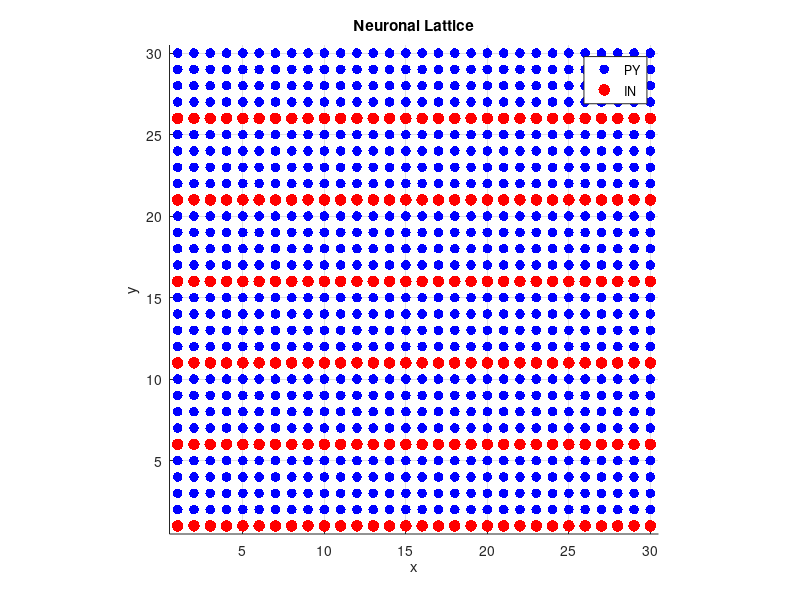
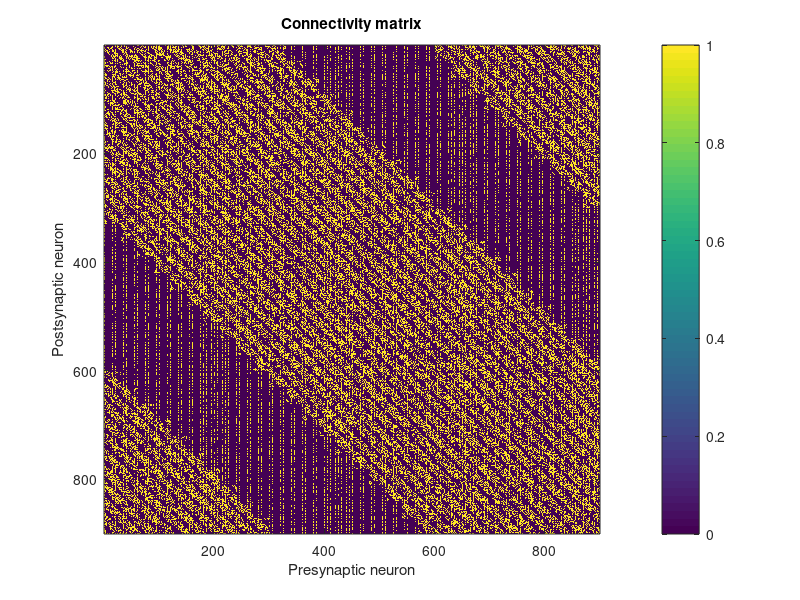

The MATLAB script that drew these images, in order: (Note: this script raises an error after producing the figures.)
clear;
clc;
close all;

%% ============================================================
%  NETWORK PARAMETERS
%  ============================================================

Nx = 30;
Ny = 30;

N = Nx * Ny;

rng(1);               % Fixed seed for random number generation

% External drives
vSTIM_PY = 200;
vSTIM_IN = 500;

% Neuron types
% 1 = PY
% 2 = IN

type = ones(N,1);
type(1:5:N) = 2;

PY = find(type == 1);
IN = find(type == 2);

NPY = length(PY);
NIN = length(IN);

fprintf('Total neurons: %d\n',N);
fprintf('PY neurons:     %d\n',NPY);
fprintf('IN neurons:     %d\n',NIN);


%% ============================================================
%  LATTICE
%  ============================================================

[xGrid,yGrid] = meshgrid(1:Nx,1:Ny);

x = xGrid(:);
y = yGrid(:);


%% Plot lattice

figure('Name','Lattice');

scatter(x(PY),y(PY),50,'b','filled');
hold on;

scatter(x(IN),y(IN),70,'r','filled');

xlabel('x');
ylabel('y');

title('Neuronal Lattice');

legend('PY','IN');

axis equal;
xlim([0.5 Nx+0.5]);
ylim([0.5 Ny+0.5]);

grid on;


%% ============================================================
%  CONNECTIVITY PARAMETERS
%  ============================================================

% Connection probabilities

p_PY_PY = 0.4;
p_PY_IN = 0.3;
p_IN_PY = 0.6;
p_IN_IN = 0.7;

% Spatial footprints

LF_PY_PY = 10;
LF_PY_IN = 10;
LF_IN_PY = 20;

% For IN -> IN the paper specifies probability,
% but does not give a separate footprint.
LF_IN_IN = 10;


%% ============================================================
%  CREATE CONNECTIVITY MATRIX
%  ============================================================

% C(post,pre) = 1 means:
%
%       pre  --->  post

C = zeros(N,N);

for pre = 1:N
    for post = 1:N
        % No self-connections
        if pre == post
            continue;
        end

        % Determine connection type
        if type(pre) == 1 && type(post) == 1
            % PY -> PY
            p = p_PY_PY;
            LF = LF_PY_PY;
        elseif type(pre) == 1 && type(post) == 2
            % PY -> IN
            p = p_PY_IN;
            LF = LF_PY_IN;
        elseif type(pre) == 2 && type(post) == 1
            % IN -> PY
            p = p_IN_PY;
            LF = LF_IN_PY;
        else
            % IN -> IN
            p = p_IN_IN;
            LF = LF_IN_IN;
        end


        % Check spatial footprint
        dx = abs(x(pre) - x(post));
        dx = min(dx, Nx - dx);           % wraparound

        dy = abs(y(pre) - y(post));
        dy = min(dy, Ny - dy);           % wraparound

        insideFootprint = (dx <= LF) && (dy <= LF);

        % Randomly create synapse
        if insideFootprint
            if rand < p
                C(post,pre) = 1;
            end
        end
    end
end

%C = zeros(N,N);

%% ============================================================
%  DISPLAY CONNECTIVITY
%  ============================================================

figure('Name','Connectivity matrix');

imagesc(C);

xlabel('Presynaptic neuron');
ylabel('Postsynaptic neuron');

title('Connectivity matrix');

colorbar;


%% ============================================================
%  NUMBER OF CONNECTIONS
%  ============================================================

fprintf('\nConnections:\n');

fprintf('PY -> PY: %d\n', sum(C(PY,PY),'all'));
fprintf('PY -> IN: %d\n', sum(C(IN,PY),'all'));
fprintf('IN -> PY: %d\n', sum(C(PY,IN),'all'));
fprintf('IN -> IN: %d\n',  sum(C(IN,IN),'all'));


%% ============================================================
%  INITIAL STATE VECTOR
%  ============================================================

nStatesIN = 11;
nStatesPY = 7;

g_GABA_IN = 0.5;
g_GABA_PY = 0.8;

% Parameters for Tsodyks-Markram + calcium/PV GABA release parameters (paper eqs. 13-18)
lambda_t = 0.03;
Ka = 0.2;
bt = 10;
c_rest = 0.05;
bt_vec = bt * ones(NIN,1);

% Initial conditions for IN neurons
V0 = -65;   % chosen resting potential [mV]

alpha_h = 0.07 * exp(-(V0 + 58) / 20);
beta_h  = 1 / (exp(-0.1 * (V0 + 28)) + 1);
h0 = alpha_h / (alpha_h + beta_h);

alpha_n = -0.01 * (V0 + 34) / (exp(-0.1 * (V0 + 34)) - 1);
beta_n  = 0.125 * exp(-(V0 + 44) / 80);
n0 = alpha_n / (alpha_n + beta_n);

Y_IN = [V0;         % Vm
      h0;           % h
      n0;           % n
      0;            % gAMPA   - no synapse active yet
      0;            % gNMDA_S - no synapse active yet
      0;            % gNMDA_F - no synapse active yet
      0;            % gGABA   - no synapse active yet
      1;            % X       - fraction of GABA resource "ready to release"
      0;            % Y       - fraction of GABA resource "actively being released" right now
      c_rest;       % c       - residual presynaptic calcium concentration
      0];           % b       - calcium bound to parvalbumin


% Initial conditions for IN neurons
Vm_rest = -70;
w_rest  = 0.5*(1 + tanh((Vm_rest + 2)  /21));
z_rest  = 1  /(1 + exp(-Vm_rest/5));
Y_PY = [Vm_rest;    % Vm
      w_rest;       % w
      z_rest;       % z
      0;            % gAMPA   - no synapse active yet
      0;            % gNMDA_S - no synapse active yet
      0;            % gNMDA_F - no synapse active yet
      0];           % gGABA   - no synapse active yet

%% Initializations
% ---- reorder connectivity to match Y's [PY block; IN block] layout ----
C_PYPY = C(PY,PY);   % PY - PY connections
C_INPY = C(PY,IN);   % PY - IN connections
C_PYIN = C(IN,PY);   % IN - PY connections
C_ININ = C(IN,IN);   % IN - IN connections

N_in_PYPY = max(sum(C_PYPY, 2), 1);   % PY inputs per PY
N_in_PYIN = max(sum(C_PYIN, 2), 1);   % PY inputs per IN
N_in_INPY = max(sum(C_INPY, 2), 1);   % IN inputs per PY
N_in_ININ = max(sum(C_ININ, 2), 1);   % IN inputs per IN

I_amp_PY = zeros(NPY,1);
I_amp_IN = zeros(NIN,1);

dt = 0.05;          
T_total = 1000;
nSteps = round(T_total/dt);

%% preallocations
Y = [repmat(Y_PY, NPY, 1); repmat(Y_IN, NIN, 1)];
Vidx_PY = 1:nStatesPY:nStatesPY*NPY;
Vidx_IN = nStatesPY*NPY+1 : nStatesIN : nStatesPY*NPY+nStatesIN*NIN;

Vprev = Y([Vidx_PY, Vidx_IN]);   % for threshold-crossing detection

spikeAMPA = false(NPY+NIN,1);
spikeGABA = false(NPY+NIN,1);

maxSpikesExpected = nSteps * 50; 
rasterT = zeros(maxSpikesExpected, 1);
rasterID = zeros(maxSpikesExpected, 1);
rasterCount = 0;

spikedPY = false(NPY,1);
spikedIN = false(NIN,1);

totalAsyncEventCount = 0;

% External drives probability calculation
p_ext_PY = 1 - exp(-vSTIM_PY * dt / 1000);
p_ext_IN = 1 - exp(-vSTIM_IN * dt / 1000);

g_EXT_PYPY = 0.25;    % paper's value, PY's external excitatory conductance
g_EXT_INPY = 0.003;   % paper's value, IN's external excitatory conductance
g_EXT_PYIN = 0.025;   % external inhibitory conductance onto PY (g~EXT^{PY<-IN})
g_EXT_ININ = 1e-4;    % external inhibitory conductance onto IN (g~EXT^{IN<-IN}


% trace states
Xidx_IN = 7*NPY+8 : nStatesIN : 7*NPY+nStatesIN*NIN;
Yidx_IN = 7*NPY+9 : nStatesIN : 7*NPY+nStatesIN*NIN;
cidx_IN = 7*NPY+10: nStatesIN : 7*NPY+nStatesIN*NIN;
bidx_IN = 7*NPY+11: nStatesIN : 7*NPY+nStatesIN*NIN;
gGABA_idx_PY = 7:7:7*NPY;
gGABA_idx_IN = 7*NPY+7 : nStatesIN : 7*NPY+nStatesIN*NIN;
gNMDAs_idx_PY = 5:7:7*NPY;  gNMDAf_idx_PY = 6:7:7*NPY;

%% preparation for state and parameter tracking
LFP = zeros(nSteps,1);

gAMPA_idx_PY  = 4:7:7*NPY;
gAMPA_idx_IN  = 7*NPY+4 : nStatesIN : 7*NPY+nStatesIN*NIN;
gGABA_all_trace = zeros(nSteps,1);
Vm_trace = zeros(nSteps, NPY+NIN);

h = waitbar(0, 'Processing...');
for k = 1:nSteps
    
    % -------------1. Spiking probabilities -------------
    t = k*dt;
    extSpikePY = rand(NPY,1) < p_ext_PY;
    extSpikeIN = rand(NIN,1) < p_ext_IN;
    extGabaPY = rand(NPY,1) < p_ext_PY;   
    extGabaIN = rand(NIN,1) < p_ext_IN;   
        
    Yrel = Y(Yidx_IN);  
    arrivedAMPA_PY = (C_PYPY * spikedPY);
    arrivedAMPA_IN = (C_PYIN * spikedPY);
    gGABA_source_PY = g_GABA_PY * (C_INPY * Yrel);
    gGABA_source_IN = g_GABA_IN * (C_ININ * Yrel);
        
    % probability of asynchronus gaba spiking   
    c_prev = Y(cidx_IN);  
    lam = lambda_t .* (c_prev.^4) ./ (c_prev.^4 + Ka.^4);
    asyncEvent = 0.01 * rand(NIN,1) < (1 - exp(-lam.*dt));
    
    % -------------2. R4K implementation ----------------
    k1 = compute_step(t,        Y,           NPY, NIN, arrivedAMPA_PY, arrivedAMPA_IN, gGABA_source_PY, gGABA_source_IN, extSpikePY, extGabaPY, extSpikeIN, extGabaIN, dt, bt_vec, spikedIN,asyncEvent);
    k2 = compute_step(t + dt/2, Y + dt/2*k1, NPY, NIN, arrivedAMPA_PY, arrivedAMPA_IN, gGABA_source_PY, gGABA_source_IN, extSpikePY, extGabaPY, extSpikeIN, extGabaIN, dt, bt_vec, spikedIN,asyncEvent);
    k3 = compute_step(t + dt/2, Y + dt/2*k2, NPY, NIN, arrivedAMPA_PY, arrivedAMPA_IN, gGABA_source_PY, gGABA_source_IN, extSpikePY, extGabaPY, extSpikeIN, extGabaIN, dt, bt_vec, spikedIN,asyncEvent);
    k4 = compute_step(t + dt,   Y + dt*k3,   NPY, NIN, arrivedAMPA_PY, arrivedAMPA_IN, gGABA_source_PY, gGABA_source_IN, extSpikePY, extGabaPY, extSpikeIN, extGabaIN, dt, bt_vec, spikedIN,asyncEvent);
    Y = Y + (dt/6)*(k1 + 2*k2 + 2*k3 + k4);

    % -------------3. Spike detection  -------------------
    Vnow = Y([Vidx_PY, Vidx_IN]); 
    Vm_trace(k,:) = Vnow;

    spiked = (Vprev < 0) & (Vnow >= 0);
    Vprev = Vnow;

    spikedPY = spiked(1:NPY);
    spikedIN = spiked(NPY+1:end);

    if any(spiked)
        ids = find(spiked);
        n = numel(ids);
        rasterT(rasterCount+1 : rasterCount+n) = t;
        rasterID(rasterCount+1 : rasterCount+n) = ids;
        rasterCount = rasterCount + n;
    end
    
    % -------------3. Track variables  -------------------
    gGABA_all_trace(k) = mean([Y(gGABA_idx_PY); Y(gGABA_idx_IN)]);
    LFP(k) = mean(Vnow);

    waitbar(k/nSteps, h, sprintf('Processing %d/%d', k, nSteps))
end

figure; plot(rasterT, rasterID, '.k'); xlabel('t [ms]'); ylabel('neuron id');

%% ============================================================
%  HELPER PLOTS
%  ============================================================

Fs = 1000/dt;  
rasterT = rasterT(1:rasterCount);
rasterID = rasterID(1:rasterCount);

figure('Name', 'mean LPF af all neurons');
plot((1:nSteps)*dt, LFP);
xlabel('t [ms]'); ylabel('LFP [mV]');
fprintf('LFP range: [%.4f, %.4f], std: %.6f\n', min(LFP), max(LFP), std(LFP));

binSize = 5;  % ms
edges = 0:binSize:T_total;

figure('Name', 'histogram of firing neurons');
subplot(2,1,1);
histogram(rasterT(rasterID<=NPY), edges);
title('PY population rate'); xlabel('t [ms]'); ylabel('spikes/bin');
subplot(2,1,2);
histogram(rasterT(rasterID>NPY), edges);
title('IN population rate'); xlabel('t [ms]'); ylabel('spikes/bin');

figure('Name', ' mean gGABA of all neurons in the network');
plot((1:nSteps)*dt, gGABA_all_trace);
xlabel('t [ms]');
ylabel('mean gGABA (all 900 neurons)');
title('Inhibitory conductance over time, PY+IN combined');


if (N <= 25)
    figure('Name', 'plot membrane potential of all neurons');
    offset_step = 100;  % mV spacing between neurons, adjust to taste
    hold on;
    timeAxis = (1:nSteps)*dt;
    for i = 1:(NPY+NIN)
        plot(timeAxis, Vm_trace(:,i) + (i-1)*offset_step, 'k');
    end
    % mark PY/IN boundary
    yline((NPY-0.5)*offset_step, '--r');
    xlabel('t [ms]');
    ylabel('Neuron id (offset for visibility)');
    title('Vm per neuron over time (PY below dashed line, IN above)');
    yticks((0:(NPY+NIN-1))*offset_step);
    yticklabels(1:(NPY+NIN));
    hold off;
end


window_len = 2000;   % samples = 2000/20000*1000 = 100ms of data per window -> ~10Hz resolution
skip_ms = 100;   % exclude the initial transient (visible in your plot, roughly 0-100ms)
skip_idx = round(skip_ms/dt);
[s,f,t_spec] = spectrogram(LFP(skip_idx:end) - mean(LFP(skip_idx:end)), window_len, round(window_len*0.9), 2048, Fs);

figure('Name','Spectrogram');
imagesc(t_spec*1000 + skip_ms, f, abs(s).^2);
axis xy;
ylim([0 100]);
xlabel('Time [ms]'); ylabel('Frequency [Hz]');
title('LFP spectrogram (Fig. 1C equivalent)');
colorbar;

avg_power = mean(abs(s).^2, 2);
[peak_val, peak_idx] = max(avg_power);
fprintf('Dominant frequency (max time-averaged power): %.1f Hz (power=%.2e)\n', f(peak_idx), peak_val);

rate_PY = sum(rasterID <= NPY) / NPY / (T_total/1000);
rate_IN = sum(rasterID >  NPY) / NIN / (T_total/1000);
